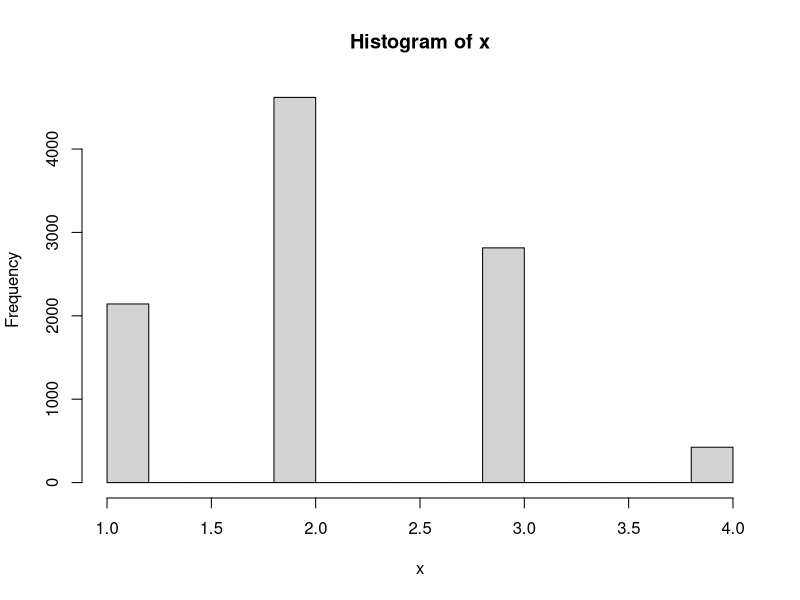
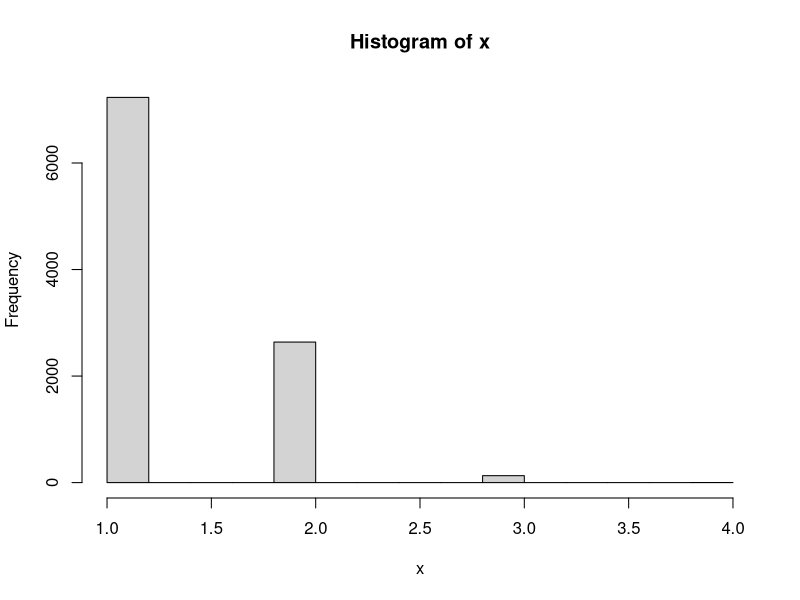
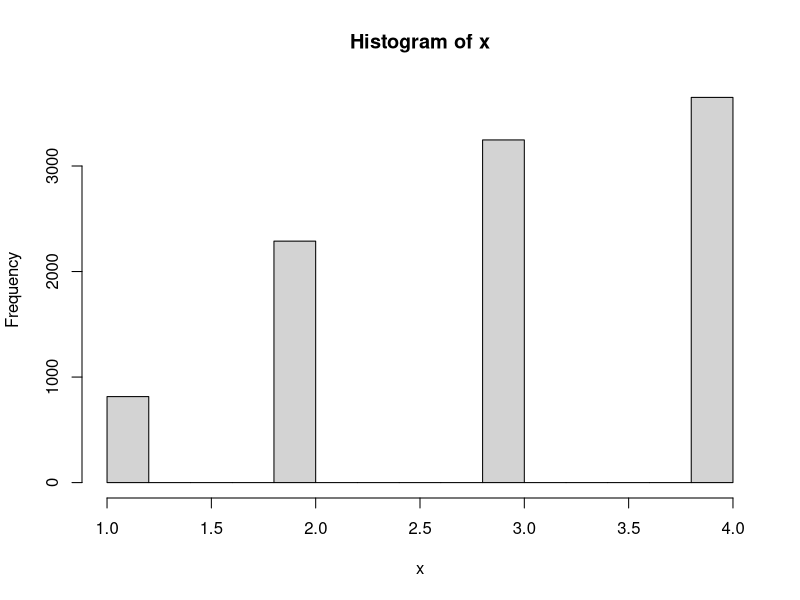
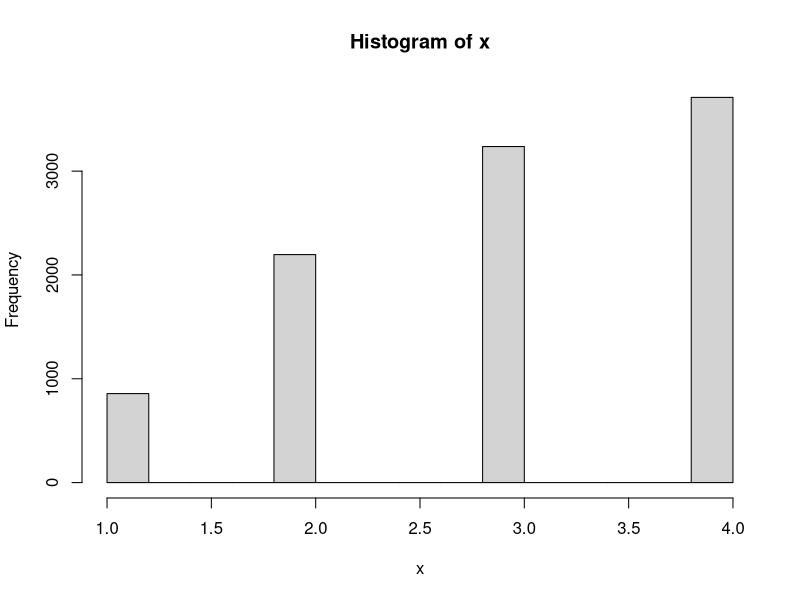
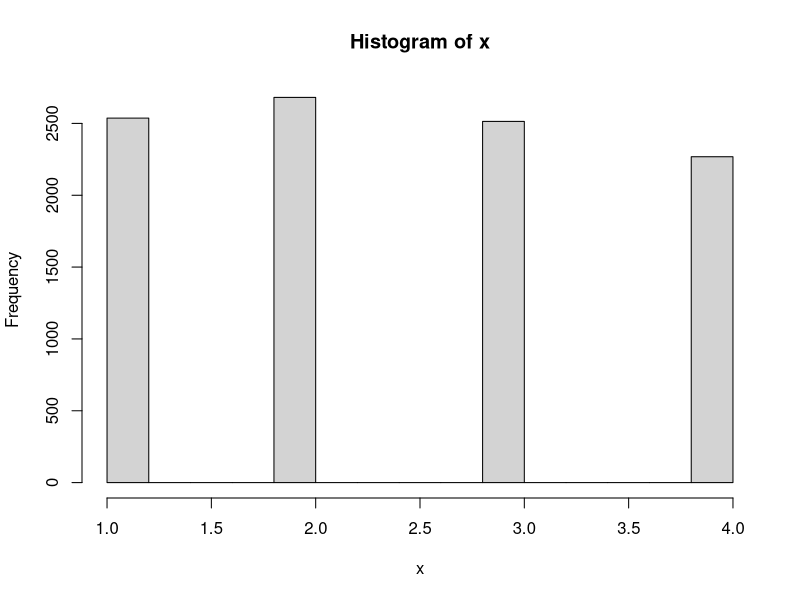
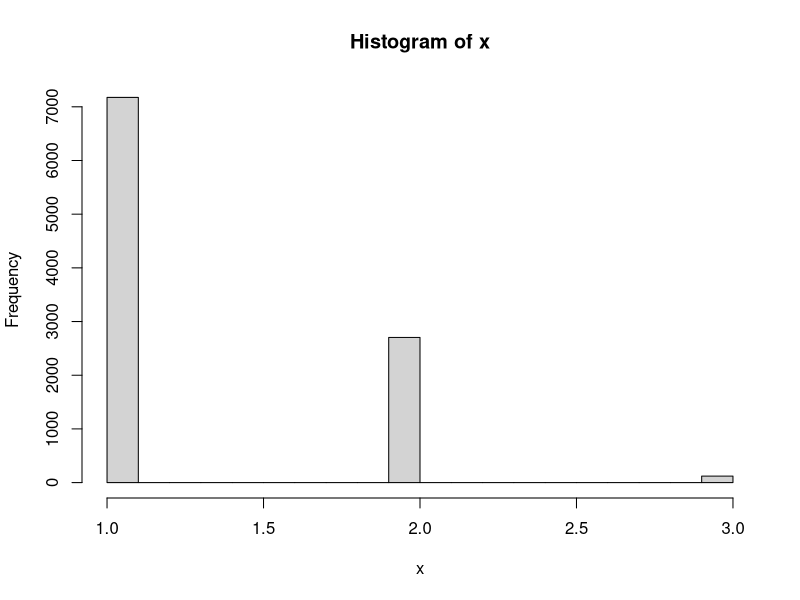
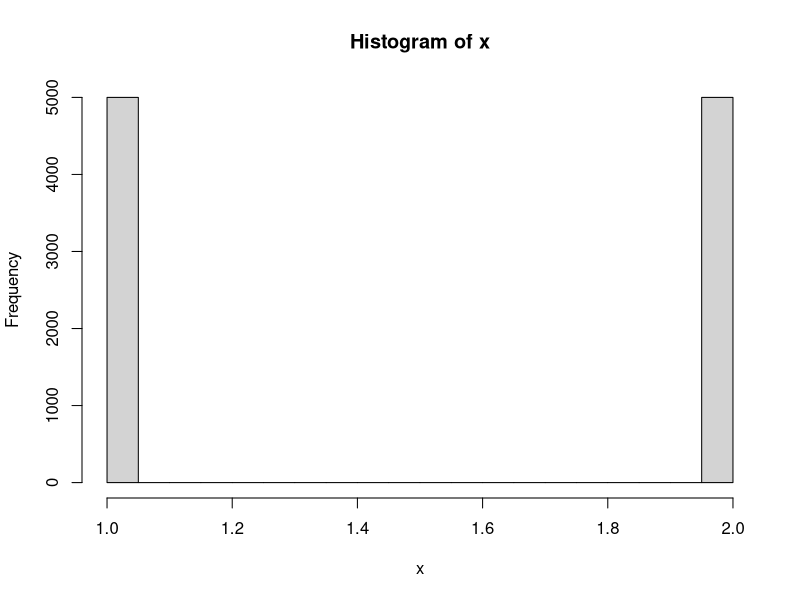
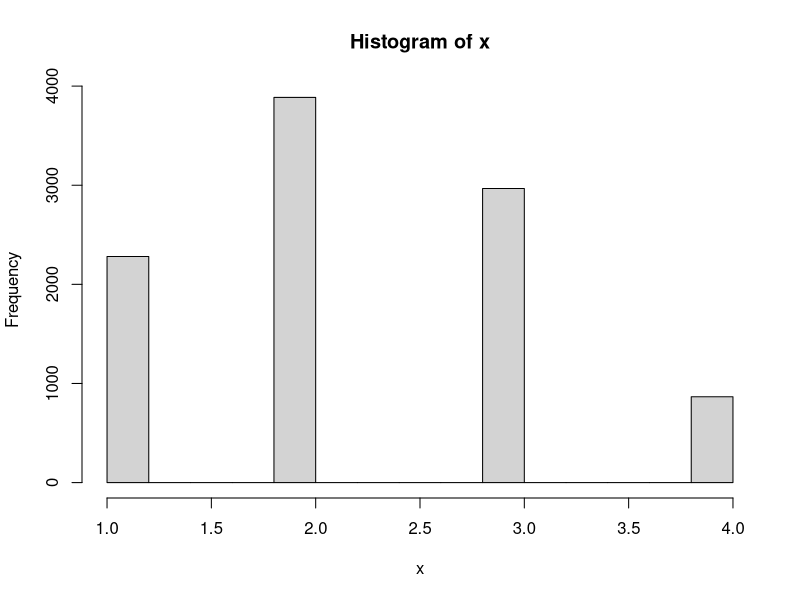

R code for these plots, in order:
# @author Natasza Szczypien Jan 2023
# @author Frank Klawonn Jul 2022
######################################


# Dataset IDS (pure random dataset)
# Params:
#                n - sample size (nrow)
# max.likert.value - as the name sais
#       fix.likert - if true all Questionairies have max likert
#                    if max likert will be sampled for each questionaierie
#       nquestions - number of questions (columns) to generate          
Generate_IDS_Datasets <- function(n=1000, 
                                  max.likert.value=4, 
                                  fix.likert=TRUE, 
                                  nquestions=10,
                                  class.prop=c(0.5,0.5)) {
  IDS <- NULL

  for (question in 1:nquestions) {
    if(fix.likert){
      IDS <- cbind(IDS,
                   generate.likert.data( n,
                                         max.likert.value,
                                         most.freq.answer = sample(1:max.likert.value,1),
                                         flatness = sample(0:10,1)/10))
    } else {
      temp.max.likert <- sample(max.likert.value,1,replace = TRUE )
      IDS <- cbind(IDS,
                   generate.likert.data( n,
                                         temp.max.likert,
                                         most.freq.answer = sample(1:temp.max.likert,1),
                                         flatness = sample(0:10,1)/10))
    }
  }
  IDS <- cbind(IDS,Get_Class_Label(n,class.prop))
  return(IDS)
}


# Dataset RDS (dataset with relevant non correlated attributes)
# Params:
#                n - sample size (nrow)
# max.likert.value - as the name sais
#       fix.likert - if true all Questionairies have max likert
#                    if max likert will be sampled for each questionaierie
#       nquestions - number of questions (columns) to generate 
Generate_RDS_Dataset <- function(n=100,
                                 max.likert.value,
                                 nquestions,
                                 flatness,
                                 most.freq.answer,
                                 class.prop){

  
  
  #Generating Relevant part RIDS
  RDS <- NULL
  
    temp_RDS <- NULL
    for(i in 1:nquestions){
      temp1 <- generate.likert.data( (n*class.prop[1]),
                                     max.likert.value, 
                                     most.freq.answer[1],
                                     flatness[1])
      
      temp2 <- generate.likert.data( (n*class.prop[2]),
                                     max.likert.value, 
                                     most.freq.answer[2],
                                     flatness[2])
      temp_RDS <- cbind(temp_RDS,c(temp1, temp2))
    }
    
    temp_RDS <- cbind(temp_RDS, label=Get_Class_Label(n, class.prop))
  return(RDS)
}

Get_Class_Label <- function(n,prop) {
  if(sum(prop)!=1){
    stop("Sum of proportions is not equal to 1")
  }else {
    calculated.absolut.amount <- prop*n
    result <- NULL
    for(i in 1:length(calculated.absolut.amount)){
      result <- c(result, rep(i,calculated.absolut.amount[i]))
    }
    return(result)
  }
}



#@author Prof. Frank Klawonn 
generate.likert.data <- function(n,
                                 max.likert.value,
                                 most.freq.answer,
                                 flatness){
  # invert the flatness to 
  flatness <- abs(flatness-1)
  
  if (flatness==1){
    freqs <- rep(most.freq.answer, n)
    return(freqs)
  }
  
  freqs <- compute.likert.frequencies(max.likert.value=max.likert.value,most.freq.answer=most.freq.answer,flatness=flatness) 
  return(sample(max.likert.value,
                n,
                replace=T,
                prob=freqs))  
}

#@author Prof. Frank Klawonn 
compute.likert.frequencies <- function(max.likert.value,most.freq.answer,flatness){
  
  freqs <- rep(0,max.likert.value)
  alphabeta <- compute.alpha.beta(max.likert.value=max.likert.value,most.freq.answer=most.freq.answer,flatness=flatness)
  freqs[1] <- pbeta(1/max.likert.value,alphabeta[1],alphabeta[2])
  for (i in 2:max.likert.value){
    freqs[i] <- pbeta(i/max.likert.value,alphabeta[1],alphabeta[2]) - pbeta((i-1)/max.likert.value,alphabeta[1],alphabeta[2])
  }
  return(freqs)
}

#@author Prof. Frank Klawonn 
compute.alpha.beta <- function(max.likert.value,most.freq.answer,flatness){
  alpha <- 1
  beta <- 1
  if (flatness>0){
    consta <- flatness/(1-flatness)
    beta <- consta + 1 - consta*(most.freq.answer-0.5)/max.likert.value
    alpha <- consta + 2 - beta
  }
  return(c(alpha,beta))
}

Generate_Likert_datasets_4_Experiments <- function(n,max.likert.value,nquestions){
 

  
  # --- Make relevant irrelevant dataset
  # Fall1: Ballanced
  RIDS_BAL <- Generate_RIDS_Dataset(n,
                                    max.likert.value,
                                    nquestions_rel=10,
                                    nquestions_irel=10,
                                    class.prop = c(0.5, 0.5))
  

  
  # Fall2: Imballanced
  RIDS_IMBAL <- Generate_RIDS_Dataset(n,
                                      max.likert.value,
                                      nquestions_rel=10,
                                      nquestions_irel=10,
                                      class.prop = c(0.2, 0.8))

}

#------------------------------------#
#        Examples:                   #
#------------------------------------#
n <- 10000
likert.value <- 4 
nquestions <- 6

##################################
#  Generate a pure random dataset 
##################################

#########
# Case 1: All attributes have same max.likert, class label is balanced (BAL)
IDS_BAL <-  Generate_IDS_Datasets( n,
                               max.likert.value=likert.value,
                               fix.likert=TRUE,
                               nquestions,
                               class.prop=c(0.5,0.5))
print(IDS_BAL)
print(summary(IDS_BAL))
apply(IDS_BAL, 2, function(x){hist(x)})

#########
# Case 2: All attributes have randomized likert in range [1,max.likert] 
# class labels are imbalanced
IDS_IMBAL <-  Generate_IDS_Datasets( n,
                               max.likert.value=likert.value,
                               fix.likert=TRUE,
                               nquestions,
                               class.prop=c(0.2,0.8))
print(IDS_IMBAL)
print(summary(IDS_IMBAL))
apply(IDS_IMBAL, 2, function(x){hist(x)})

#########
# Case 3: All attributes have randomized likert in range [1,max.likert] 
# multiple classes and labels are imbalanced
IDS_IMBAL_mul <-  Generate_IDS_Datasets( n,
                               max.likert.value=likert.value,
                               fix.likert=TRUE,
                               nquestions,
                               class.prop=c(0.2,0.2,0.6))
print(IDS_IMBAL_mul)
print(summary(IDS_IMBAL_mul))
apply(IDS_IMBAL_mul, 2, function(x){hist(x)})


##################################
#  Generate a dataset with relevant attributes
#  ! Works only for binary class case
##################################

RDS <- Generate_RDS_Dataset (n=100,
                       max.likert.value=4,
                       nquestions=4,
                       flatness=c(0,1),
                       most.freq.answer=c(1,4),
                       class.prop=c(0.5,0.5))
